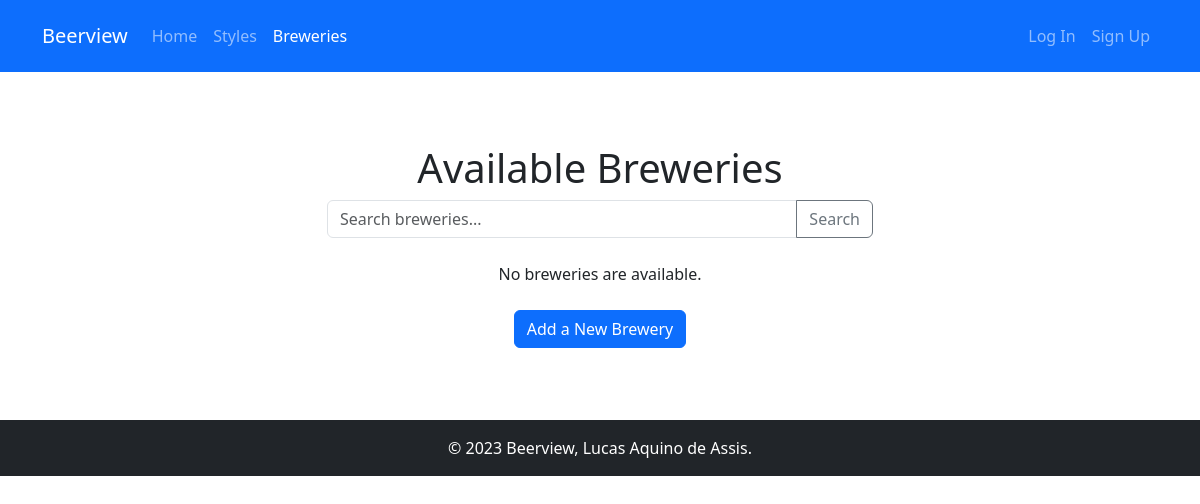
Page /breweries/ on the earlier database version.
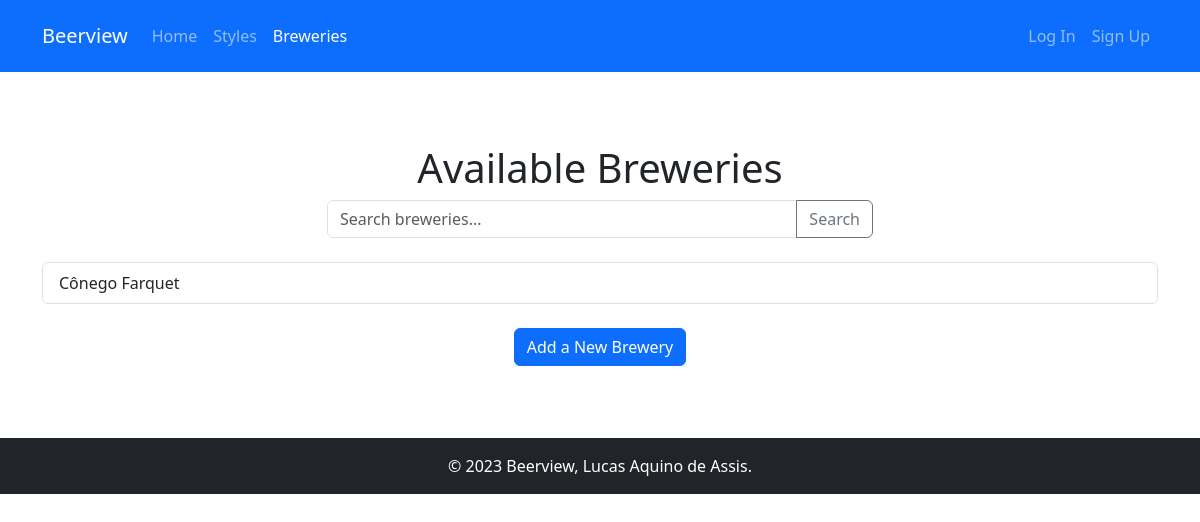
Same page on the later database version.
### beerview/models.py (models this page shows, shortened)
class Brewery(models.Model):
    name = models.CharField(max_length=255)
    picture = models.ImageField(upload_to='breweries/pictures/')
    address = models.OneToOneField(
        Address,
        on_delete=models.CASCADE
    )
    user = models.ForeignKey(
        'auth.User',
        on_delete=models.SET_NULL,
        null=True
    )
    class Meta:
        verbose_name_plural = "breweries"

### beerview/views.py (the view)
# urls.py: path('breweries/', views.breweries, name='breweries'),
def breweries(request):
    breweries = Brewery.objects.all()
    context = {
        "breweries": breweries,
    }
    return render(request, "beerview/breweries.html", context)

### beerview/templates/beerview/breweries.html
{% extends 'base_generic.html' %}
{% load django_bootstrap5 %}
{% block content %}
<div class="py-5">
    <h1 class="text-center">Available Breweries</h1>
    <div class="row justify-content-center mb-4">
        <div class="col-md-6">
            <form method="get" action="{% url 'search_breweries' %}" class="input-group">
                <input type="text" name="q" class="form-control" placeholder="Search breweries...">
                <button class="btn btn-outline-secondary" type="submit">Search</button>
            </form>
        </div>
    </div>
    {% if breweries %}
        <div class="list-group">
        {% for brewery in breweries %}
            <a href="{% url 'brewery_details' brewery.id %}" class="list-group-item list-group-item-action">{{ brewery.name }}</a>
        {% endfor %}
        </div>
    {% else %}
        <p class="text-center">No breweries are available.</p>
    {% endif %}
    <div class="text-center mt-4">
        <a href="{% url 'add_brewery' %}" class="btn btn-primary">Add a New Brewery</a>
    </div>
</div>
{% endblock %}

Differences in the rows shown:
added Brewery: name "Cônego Farquet"
Other differences:
text no longer shown: "No breweries are available."
